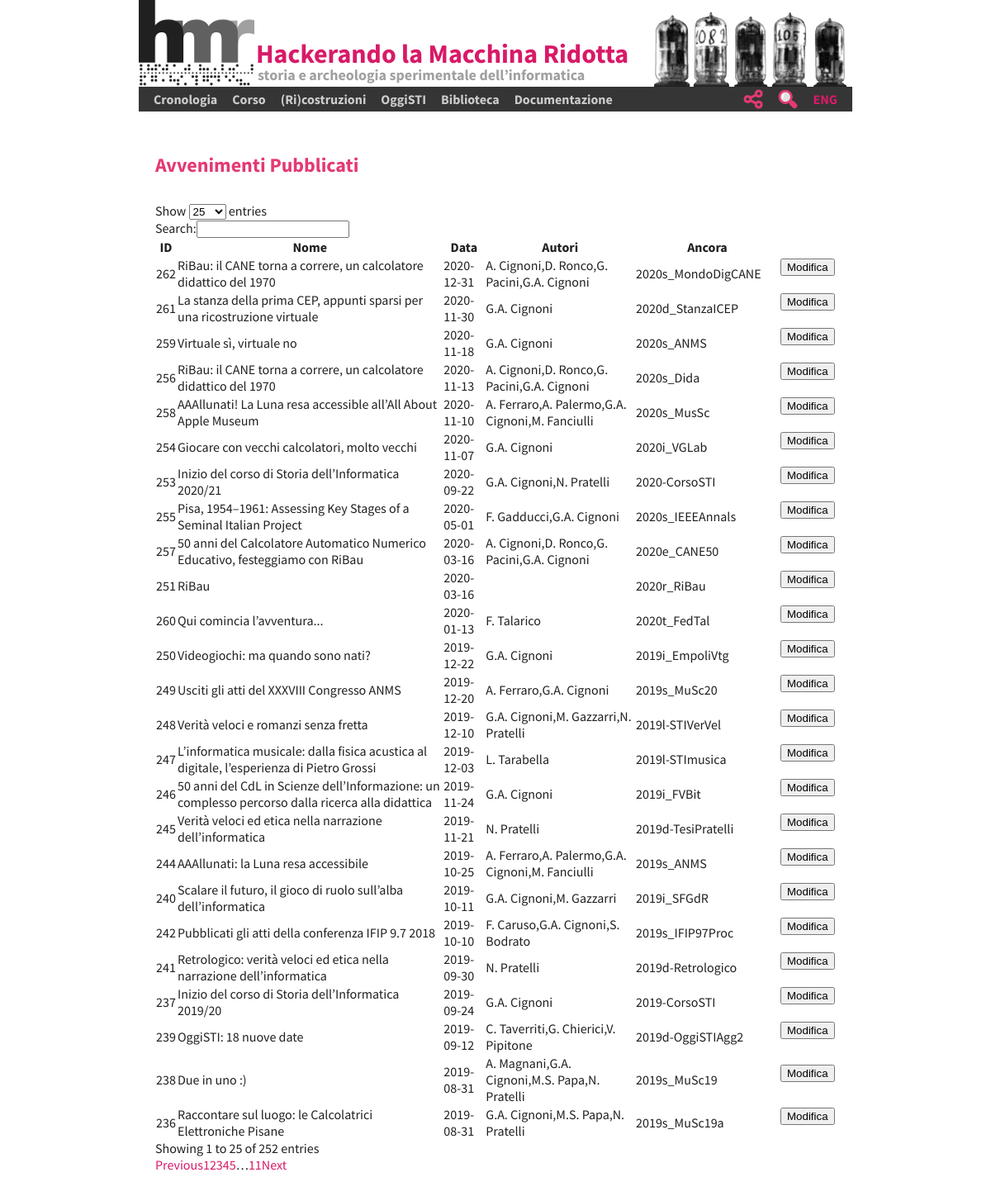
The page /EPICAC/PHP/showListPublished.php on the database its author committed.
### tables this page shows
CREATE TABLE `happenings` (
  `IdHa` int(11) NOT NULL,
  `Date` date NOT NULL,
  `Title` varchar(250) NOT NULL,
  `Subtitle` varchar(250) NOT NULL,
  `Anchor` varchar(85) NOT NULL,
  `State` varchar(14) NOT NULL,
  `IdCr` int(11) NOT NULL,
  `IdEv` int(11) NOT NULL,
  `IdBi` int(11) NOT NULL,
  `IdHl` int(11) NOT NULL,
  `IdPg` int(11) NOT NULL
);

### EPICAC/PHP/showListPublished.php (the view, shortened to what this page needs)
<html>
<head>
	<link rel="stylesheet" type="text/css" href="../../HMR_Style.css">
	<link rel="stylesheet" href="https://code.jquery.com/ui/1.10.3/themes/smoothness/jquery-ui.css">
	<link rel="stylesheet" href="https://cdn.datatables.net/plug-ins/9dcbecd42ad/integration/jqueryui/dataTables.jqueryui.css">
</head>
<body>
	<div class="HMR_Banner">
	</div>
	<div id="HMR_Menu" class="HMR_Menu" >
	</div>
	<div class="HMR_Content">
		<div class="HMR_Text">
		<div id="listaEventi">
				<h1>Avvenimenti Pubblicati</h1> </br>
				<table id="table_id" class="display" cellspacing="0" width="100%">
					<thead>
						<th>ID</th>
						<th>Nome</th>
						<th>Data</th>
						<th>Autori</th>
						<th>Ancora</th>
						<th></th>
					</thead>
					<tbody>
				<?php
					include('../APIdb/HMR_EpicacDB.php');
					$query = "SELECT h.IdHa, h.Date, h.Title, h.Subtitle, h.Anchor, h.State, GROUP_CONCAT(DISTINCT(p1.Brief)) as autori FROM happenings as h LEFT JOIN happeningpeople as hp ON h.IdHa = hp.IdHa left join people as p1 ON p1.IdPp = hp.IdPp WHERE State= 'Pubblicato' GROUP By h.IdHa ORDER BY h.IdHa desc";
					$result = mysqli_query($db, $query);
					while($row = mysqli_fetch_array($result)){
						$id= $row['IdHa'];
						echo "<tr>";
						echo "<td >".$row['IdHa']."</td>";
						echo "<td >".$row['Title']."</td>";
						echo "<td>".$row['Date']."</td>";
						echo "<td>".$row['autori']."</td>";
						echo "<td>".$row['Anchor']."</td>";
						echo "<td valign='center'>
								<form method='get' action='formHappeningss.php'> <input type='hidden' name='modifica' value='".$id."'> <input type='hidden' name='tipo' value='pubblicato'> <input type='submit' name='input' value='Modifica'></form>
							</td>";
						echo "</tr>";
					}
				?>
				</tbody>
			</table>
		</div>
		</div>
</body>
</html>

### HMR_Style.css (style rules this page uses)
body,html { font-family: "Source Sans Pro"; margin: 0; padding: 0; font-size: 16px; line-height: 20px; color: #202020; }
h1 { font-family: "Source Sans Pro"; margin: 0; padding: 0; font-size: 24px; font-weight: bold; line-height: 30px; color: #e43972; margin-bottom: 10px; }
.HMR_Banner { width: 864px; height: 105px; font-family: "Source Sans Pro", sans-serif; padding:0px; position: relative; border:0px; margin-top: 0px; margin-bottom:0px; margin-left: auto; margin-right: auto; }
.HMR_Menu { width: 864px; padding: 0px; border:0px; margin-top:0px; margin-right:auto; margin-left: auto; margin-bottom: 0px; font-size:14px; font-weight:bold; height:30px; background-color: #353535; position: relative; }
.HMR_Content { clear: both; width: 864px; padding: 0px; margin-top: 30px; margin-bottom: 30px; margin-left: auto; margin-right: auto; position: relative; min-height:840px; }
.HMR_Text { margin-left: 20px; margin-right:20px; }

### rows shown on the page
happenings: IdHa "262", Title "RiBau: il CANE torna a correre, un calcolatore didattico del 1970", Date "2020-12-31", autori "A. Cignoni,D. Ronco,G. Pacini,G.A. Cignoni", Anchor "2020s_MondoDigCANE"
happenings: IdHa "261", Title "La stanza della prima CEP, appunti sparsi per una ricostruzione virtuale", Date "2020-11-30", autori "G.A. Cignoni", Anchor "2020d_StanzaICEP"
happenings: IdHa "260", Title "Qui comincia l’avventura...", Date "2020-01-13", autori "F. Talarico", Anchor "2020t_FedTal"
happenings: IdHa "259", Title "Virtuale sì, virtuale no", Date "2020-11-18", autori "G.A. Cignoni", Anchor "2020s_ANMS"
happenings: IdHa "258", Title "AAAllunati! La Luna resa accessible all’All About Apple Museum", Date "2020-11-10", autori "A. Ferraro,A. Palermo,G.A. Cignoni,M. Fanciulli", Anchor "2020s_MusSc"
happenings: IdHa "257", Title "50 anni del Calcolatore Automatico Numerico Educativo, festeggiamo con RiBau", Date "2020-03-16", autori "A. Cignoni,D. Ronco,G. Pacini,G.A. Cignoni", Anchor "2020e_CANE50"
happenings: IdHa "256", Title "RiBau: il CANE torna a correre, un calcolatore didattico del 1970", Date "2020-11-13", autori "A. Cignoni,D. Ronco,G. Pacini,G.A. Cignoni", Anchor "2020s_Dida"
happenings: IdHa "255", Title "Pisa, 1954–1961: Assessing Key Stages of a Seminal Italian Project", Date "2020-05-01", autori "F. Gadducci,G.A. Cignoni", Anchor "2020s_IEEEAnnals"
happenings: IdHa "254", Title "Giocare con vecchi calcolatori, molto vecchi", Date "2020-11-07", autori "G.A. Cignoni", Anchor "2020i_VGLab"
happenings: IdHa "253", Title "Inizio del corso di Storia dell’Informatica 2020/21", Date "2020-09-22", autori "G.A. Cignoni,N. Pratelli", Anchor "2020-CorsoSTI"
happenings: IdHa "251", Title "RiBau", Date "2020-03-16", Anchor "2020r_RiBau"
happenings: IdHa "250", Title "Videogiochi: ma quando sono nati?", Date "2019-12-22", autori "G.A. Cignoni", Anchor "2019i_EmpoliVtg"
happenings: IdHa "249", Title "Usciti gli atti del XXXVIII Congresso ANMS", Date "2019-12-20", autori "A. Ferraro,G.A. Cignoni", Anchor "2019s_MuSc20"
happenings: IdHa "248", Title "Verità veloci e romanzi senza fretta", Date "2019-12-10", autori "G.A. Cignoni,M. Gazzarri,N. Pratelli", Anchor "2019l-STIVerVel"
happenings: IdHa "247", Title "L’informatica musicale: dalla fisica acustica al digitale, l’esperienza di Pietro Grossi", Date "2019-12-03", autori "L. Tarabella", Anchor "2019l-STImusica"
happenings: IdHa "246", Title "50 anni del CdL in Scienze dell’Informazione: un complesso percorso dalla ricerca alla didattica", Date "2019-11-24", autori "G.A. Cignoni", Anchor "2019i_FVBit"
happenings: IdHa "245", Title "Verità veloci ed etica nella narrazione dell’informatica", Date "2019-11-21", autori "N. Pratelli", Anchor "2019d-TesiPratelli"
happenings: IdHa "244", Title "AAAllunati: la Luna resa accessibile", Date "2019-10-25", autori "A. Ferraro,A. Palermo,G.A. Cignoni,M. Fanciulli", Anchor "2019s_ANMS"
happenings: IdHa "242", Title "Pubblicati gli atti della conferenza IFIP 9.7 2018", Date "2019-10-10", autori "F. Caruso,G.A. Cignoni,S. Bodrato", Anchor "2019s_IFIP97Proc"
happenings: IdHa "241", Title "Retrologico: verità veloci ed etica nella narrazione dell’informatica", Date "2019-09-30", autori "N. Pratelli", Anchor "2019d-Retrologico"
happenings: IdHa "240", Title "Scalare il futuro, il gioco di ruolo sull’alba dell’informatica", Date "2019-10-11", autori "G.A. Cignoni,M. Gazzarri", Anchor "2019i_SFGdR"
happenings: IdHa "239", Title "OggiSTI: 18 nuove date", Date "2019-09-12", autori "C. Taverriti,G. Chierici,V. Pipitone", Anchor "2019d-OggiSTIAgg2"
happenings: IdHa "238", Title "Due in uno :)", Date "2019-08-31", autori "A. Magnani,G.A. Cignoni,M.S. Papa,N. Pratelli", Anchor "2019s_MuSc19"
happenings: IdHa "237", Title "Inizio del corso di Storia dell’Informatica 2019/20", Date "2019-09-24", autori "G.A. Cignoni", Anchor "2019-CorsoSTI"
happenings: IdHa "236", Title "Raccontare sul luogo: le Calcolatrici Elettroniche Pisane", Date "2019-08-31", autori "G.A. Cignoni,M.S. Papa,N. Pratelli", Anchor "2019s_MuSc19a"
